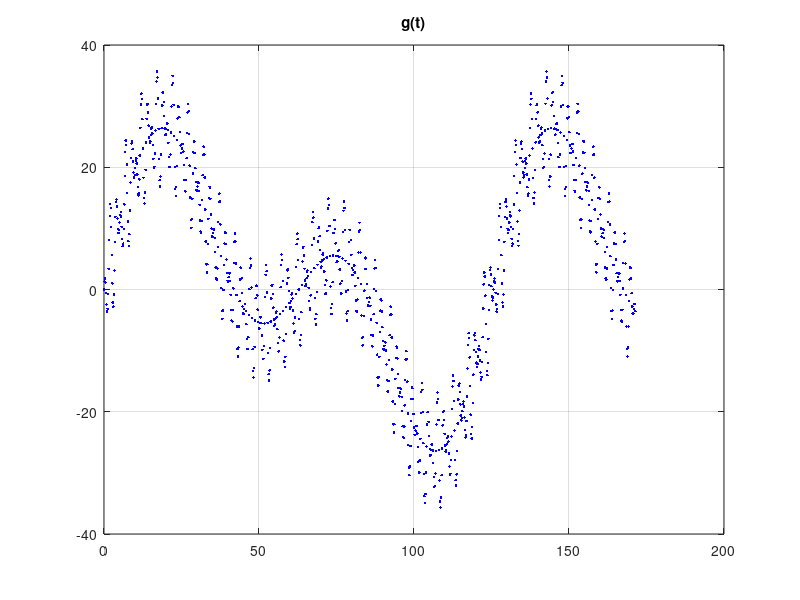
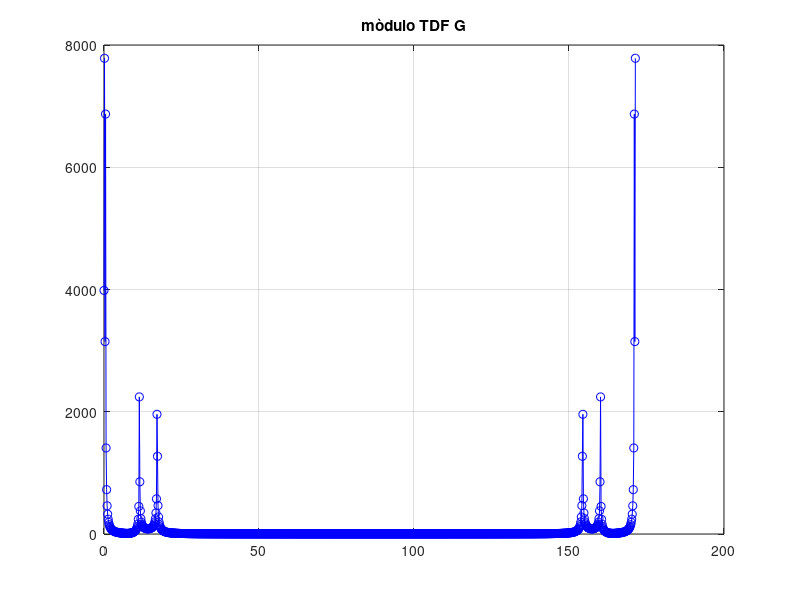
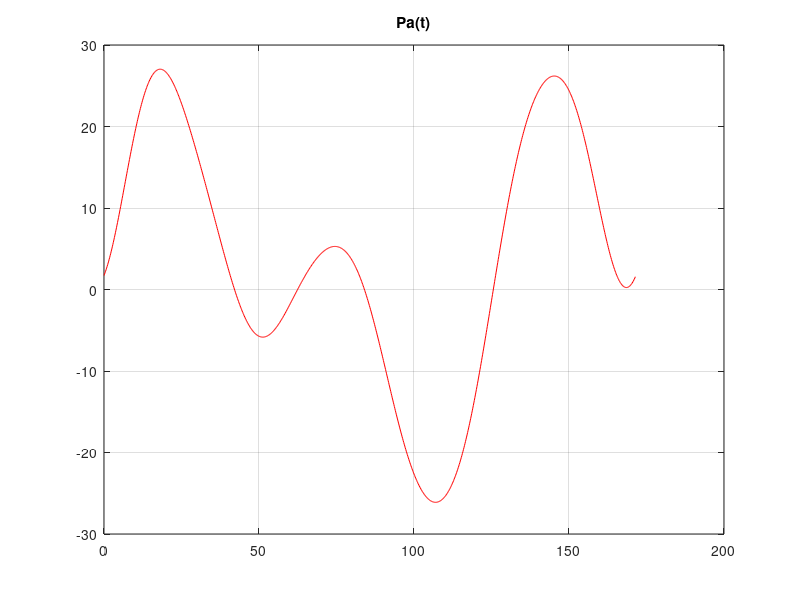
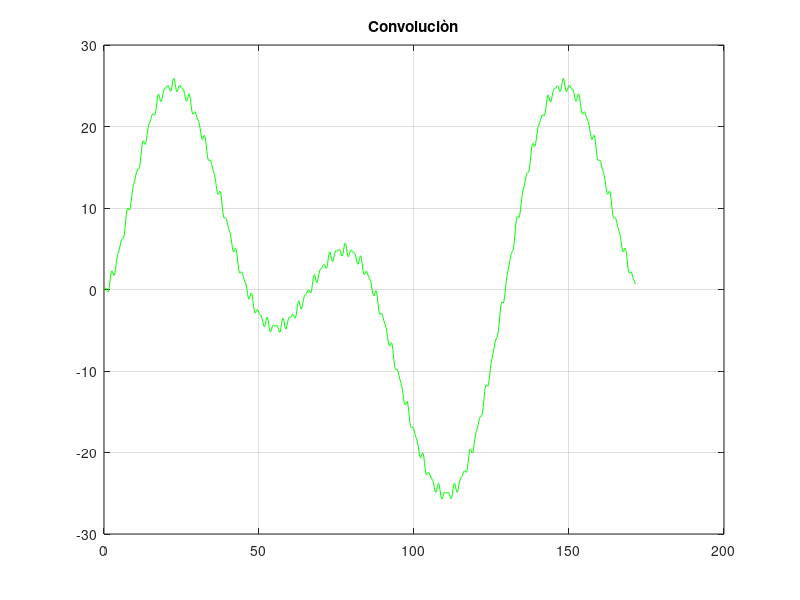

MATLAB code to generate these figures, in order:



function parcial2
    clc,clear
    clf reset;

    g = load('registro-13-nov.txt');
    N = length(g);

    Dt = 0.16755;
    A1 = 1/4;

    % F discreta

    for j=1:N
        t(j) = (j-1)*Dt;
    endfor

    figure(1)
    plot(t,g,'b.')
    grid on
    title('g(t)');

    % Màximo g en t < t(N/3)

    t_max = 0;
    g_max = 0;
    for j=1:N/3
        g_abs(j) = abs(g(j));
        if (g_abs(j) > g_max)
            t_max = t(j);
            g_max = g_abs(j);
        endif
    endfor
    t_max,g_max

    % TDF y Mòdulo

    G_tdf = fft(g,N);
    for j=1: N
        G_tdf_mod(j) = abs(G_tdf(j));
    endfor
    G_max = max(G_tdf_mod)

    for k=1:10
        if G_tdf_mod(k) > (0.05 * G_max)
            G_tdf_kc = G_tdf_mod(k);
            kc = k;
        endif
    endfor
    kc, G_tdf_kc

    figure(2)
    plot(t,G_tdf_mod,'bo-')
    grid on
    title('mòdulo TDF G')

    % Aproximaciòn min2 en base trigonomètrica

    m = kc;
    w0 = (2*pi)/N;
    FI = zeros(N, m*2+1);
    FI(:,1) = 1;
    for j=1:N
        for k=1:m
            FI(j,2*k) = cos(k*w0*(j-1));
            FI(j,2*k+1) = sin(k*w0*(j-1));
        endfor
    endfor

    D = diag(diag(FI' * FI));
    b = FI' * g;

    a=zeros(2*m+1,1);
    for k=1:2*m+1
        a(k,1) = b(k) / D(k,k);
    endfor

    Pa = FI*a;

    tPa_max = 0;
    Pa_max = 0;
    for k=1:N/3
        if (Pa(k) > Pa_max)
            tPa_max = t(k);
            Pa_max = Pa(k);
        endif
    endfor
    tPa_max,Pa_max

    figure(3)
    plot(t,Pa,'r-')
    grid on
    title('Pa(t)')

    % Convoluciòn

    Tp = Dt * N;
    Dw = (2*pi) / Tp;
    p = kc * Dw;

    for i=1:N
        hn(i) = A1*exp((-p)*t(i));
    endfor

    yc = Dt * conv(hn,g);

    figure(4)
    plot(t,yc(1:N),'g')
    title('Convoluciòn')
    grid on

    tyc_max=0;
    yc_max=0;
    for i=1:N/3
        if (yc(i) > yc_max)
            tyc_max=t(i);
            yc_max=yc(i);
        endif
    endfor
    tyc_max,yc_max

    figure(10)
    plot(t,g,'b',t,Pa,'r-')
    grid on
    title('comparaciòn g(t), Pa(t), c(t)')

endfunction
